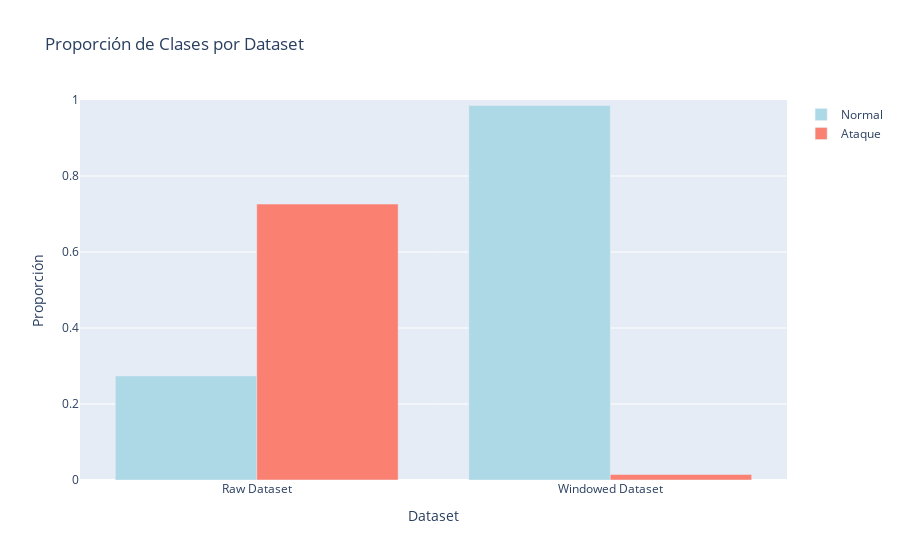

Here is the notebook cell this chart was saved with:
### Code cell
# Proporciones (ya las tienes)
prop1 = raw_df['is_attack'].value_counts(normalize=True).reindex([0, 1], fill_value=0)
prop2 = windowed_df['is_attack'].value_counts(normalize=True).reindex([0, 1], fill_value=0)

# Eje X: nombres de los datasets (repetidos para cada clase)
datasets = ['Raw Dataset', 'Windowed Dataset']

# Valores: una lista por clase
normal_vals = [prop1[0], prop2[0]]   # proporción de normal en cada dataset
attack_vals = [prop1[1], prop2[1]]   # proporción de ataque en cada dataset

fig = go.Figure()

fig.add_trace(go.Bar(
    x=datasets,
    y=normal_vals,
    name='Normal',
    marker_color='lightblue'
))

fig.add_trace(go.Bar(
    x=datasets,
    y=attack_vals,
    name='Ataque',
    marker_color='salmon'
))

fig.update_layout(
    title="Proporción de Clases por Dataset",
    xaxis_title="Dataset",
    yaxis_title="Proporción",
    barmode='group',  # ← ¡barras separadas por clase dentro de cada dataset!
    yaxis=dict(range=[0, 1])
)

fig.show()

### Figure 1 — Plotly figure (JSON) as saved in the notebook; plotly's stock layout.template omitted (floating-point values rounded to 4 significant figures)
{"data": [{"marker": {"color": "lightblue"}, "name": "Normal", "type": "bar", "x": ["Raw Dataset", "Windowed Dataset"], "y": [0.2738, 0.9856]}, {"marker": {"color": "salmon"}, "name": "Ataque", "type": "bar", "x": ["Raw Dataset", "Windowed Dataset"], "y": [0.7262, 0.01442]}], "layout": {"barmode": "group", "title": {"text": "Proporción de Clases por Dataset"}, "xaxis": {"title": {"text": "Dataset"}}, "yaxis": {"range": [0, 1], "title": {"text": "Proporción"}}}}
